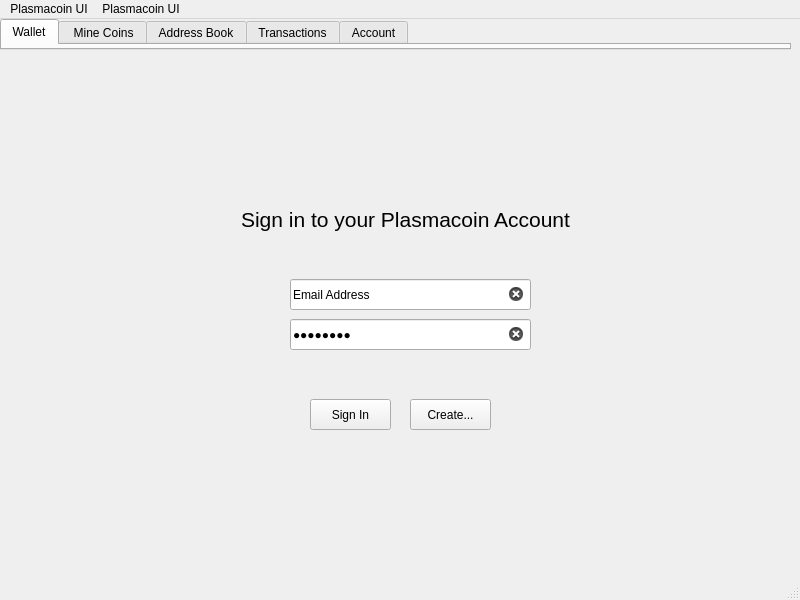
<?xml version="1.0" encoding="UTF-8"?>
<ui version="4.0">
 <author>Ryan Smith</author>
 <class>MainWindow</class>
 <widget class="QMainWindow" name="MainWindow">
  <property name="geometry">
   <rect>
    <x>0</x>
    <y>0</y>
    <width>800</width>
    <height>600</height>
   </rect>
  </property>
  <property name="windowTitle">
   <string>MainWindow</string>
  </property>
  <widget class="QWidget" name="centralwidget">
   <widget class="QTabWidget" name="tabWidget">
    <property name="geometry">
     <rect>
      <x>0</x>
      <y>0</y>
      <width>791</width>
      <height>31</height>
     </rect>
    </property>
    <property name="maximumSize">
     <size>
      <width>791</width>
      <height>16777215</height>
     </size>
    </property>
    <property name="focusPolicy">
     <enum>Qt::NoFocus</enum>
    </property>
    <property name="tabPosition">
     <enum>QTabWidget::North</enum>
    </property>
    <property name="tabShape">
     <enum>QTabWidget::Rounded</enum>
    </property>
    <property name="currentIndex">
     <number>0</number>
    </property>
    <property name="movable">
     <bool>false</bool>
    </property>
    <widget class="QWidget" name="Wallet">
     <attribute name="title">
      <string>Wallet</string>
     </attribute>
    </widget>
    <widget class="QWidget" name="Mine">
     <attribute name="title">
      <string> Mine Coins</string>
     </attribute>
    </widget>
    <widget class="QWidget" name="AddressBook">
     <attribute name="title">
      <string>Address Book</string>
     </attribute>
    </widget>
    <widget class="QWidget" name="Transactions">
     <attribute name="title">
      <string>Transactions</string>
     </attribute>
    </widget>
    <widget class="QWidget" name="Account">
     <attribute name="title">
      <string>Account</string>
     </attribute>
    </widget>
   </widget>
   <widget class="QStackedWidget" name="stackedWidget">
    <property name="geometry">
     <rect>
      <x>0</x>
      <y>30</y>
      <width>801</width>
      <height>531</height>
     </rect>
    </property>
    <property name="layoutDirection">
     <enum>Qt::LeftToRight</enum>
    </property>
    <property name="currentIndex">
     <number>4</number>
    </property>
    <widget class="QWidget" name="wallet">
     <widget class="QLCDNumber" name="usdollars">
      <property name="geometry">
       <rect>
        <x>520</x>
        <y>60</y>
        <width>241</width>
        <height>71</height>
       </rect>
      </property>
      <property name="smallDecimalPoint">
       <bool>false</bool>
      </property>
      <property name="digitCount">
       <number>5</number>
      </property>
      <property name="mode">
       <enum>QLCDNumber::Dec</enum>
      </property>
      <property name="segmentStyle">
       <enum>QLCDNumber::Filled</enum>
      </property>
     </widget>
     <widget class="QLCDNumber" name="plasmacoins">
      <property name="geometry">
       <rect>
        <x>30</x>
        <y>60</y>
        <width>241</width>
        <height>71</height>
       </rect>
      </property>
      <property name="layoutDirection">
       <enum>Qt::LeftToRight</enum>
      </property>
      <property name="smallDecimalPoint">
       <bool>false</bool>
      </property>
      <property name="digitCount">
       <number>5</number>
      </property>
      <property name="mode">
       <enum>QLCDNumber::Dec</enum>
      </property>
      <property name="segmentStyle">
       <enum>QLCDNumber::Filled</enum>
      </property>
     </widget>
    </widget>
    <widget class="QWidget" name="mineCoins">
     <widget class="QPushButton" name="btn_mine">
      <property name="geometry">
       <rect>
        <x>520</x>
        <y>430</y>
        <width>84</width>
        <height>31</height>
       </rect>
      </property>
      <property name="text">
       <string>Mine</string>
      </property>
     </widget>
     <widget class="QListWidget" name="transactionList">
      <property name="geometry">
       <rect>
        <x>30</x>
        <y>30</y>
        <width>311</width>
        <height>401</height>
       </rect>
      </property>
      <property name="focusPolicy">
       <enum>Qt::NoFocus</enum>
      </property>
     </widget>
     <widget class="QToolButton" name="plusSign">
      <property name="geometry">
       <rect>
        <x>280</x>
        <y>430</y>
        <width>33</width>
        <height>31</height>
       </rect>
      </property>
      <property name="text">
       <string>...</string>
      </property>
      <property name="icon">
       <iconset>
        <normaloff>../assets/plus.png</normaloff>../assets/plus.png</iconset>
      </property>
      <property name="iconSize">
       <size>
        <width>24</width>
        <height>24</height>
       </size>
      </property>
     </widget>
     <widget class="QToolButton" name="minusSign">
      <property name="geometry">
       <rect>
        <x>310</x>
        <y>430</y>
        <width>33</width>
        <height>31</height>
       </rect>
      </property>
      <property name="text">
       <string>...</string>
      </property>
      <property name="icon">
       <iconset>
        <normaloff>../assets/minus.png</normaloff>../assets/minus.png</iconset>
      </property>
      <property name="iconSize">
       <size>
        <width>24</width>
        <height>24</height>
       </size>
      </property>
     </widget>
     <widget class="QListWidget" name="blockTransactionList">
      <property name="geometry">
       <rect>
        <x>390</x>
        <y>140</y>
        <width>351</width>
        <height>281</height>
       </rect>
      </property>
     </widget>
     <widget class="QTextBrowser" name="blockSize">
      <property name="geometry">
       <rect>
        <x>390</x>
        <y>430</y>
        <width>121</width>
        <height>31</height>
       </rect>
      </property>
     </widget>
    </widget>
    <widget class="QWidget" name="addressBook">
     <widget class="QDialogButtonBox" name="buttonBox">
      <property name="geometry">
       <rect>
        <x>380</x>
        <y>130</y>
        <width>174</width>
        <height>34</height>
       </rect>
      </property>
      <property name="focusPolicy">
       <enum>Qt::StrongFocus</enum>
      </property>
      <property name="standardButtons">
       <set>QDialogButtonBox::Cancel|QDialogButtonBox::Ok</set>
      </property>
     </widget>
     <widget class="QWidget" name="formLayoutWidget">
      <property name="geometry">
       <rect>
        <x>380</x>
        <y>90</y>
        <width>341</width>
        <height>41</height>
       </rect>
      </property>
      <layout class="QFormLayout" name="formLayout">
       <item row="0" column="0">
        <widget class="QLabel" name="amountLabel">
         <property name="text">
          <string>Amount</string>
         </property>
        </widget>
       </item>
       <item row="0" column="1">
        <widget class="QLineEdit" name="amountLineEdit">
         <property name="text">
          <string/>
         </property>
        </widget>
       </item>
      </layout>
     </widget>
     <widget class="QTextBrowser" name="textBrowser">
      <property name="geometry">
       <rect>
        <x>380</x>
        <y>40</y>
        <width>341</width>
        <height>31</height>
       </rect>
      </property>
     </widget>
     <widget class="QTableWidget" name="tableWidget">
      <property name="geometry">
       <rect>
        <x>30</x>
        <y>40</y>
        <width>311</width>
        <height>421</height>
       </rect>
      </property>
      <property name="focusPolicy">
       <enum>Qt::NoFocus</enum>
      </property>
      <property name="horizontalScrollBarPolicy">
       <enum>Qt::ScrollBarAsNeeded</enum>
      </property>
      <property name="columnCount">
       <number>2</number>
      </property>
      <column>
       <property name="text">
        <string>Username</string>
       </property>
      </column>
      <column>
       <property name="text">
        <string>Status</string>
       </property>
      </column>
     </widget>
    </widget>
    <widget class="QWidget" name="transactions"/>
    <widget class="QWidget" name="account">
     <widget class="QStackedWidget" name="accountView">
      <property name="geometry">
       <rect>
        <x>0</x>
        <y>20</y>
        <width>801</width>
        <height>491</height>
       </rect>
      </property>
      <property name="currentIndex">
       <number>0</number>
      </property>
      <widget class="QWidget" name="signIn">
       <widget class="QLineEdit" name="s_EmailField">
        <property name="geometry">
         <rect>
          <x>290</x>
          <y>210</y>
          <width>241</width>
          <height>31</height>
         </rect>
        </property>
        <property name="toolTip">
         <string>&lt;html&gt;&lt;head/&gt;&lt;body&gt;&lt;p&gt;Hello&lt;/p&gt;&lt;/body&gt;&lt;/html&gt;</string>
        </property>
        <property name="text">
         <string>Email Address</string>
        </property>
        <property name="clearButtonEnabled">
         <bool>true</bool>
        </property>
       </widget>
       <widget class="QPushButton" name="btn_signIn">
        <property name="geometry">
         <rect>
          <x>310</x>
          <y>330</y>
          <width>81</width>
          <height>31</height>
         </rect>
        </property>
        <property name="text">
         <string>Sign In</string>
        </property>
       </widget>
       <widget class="QLabel" name="signInTitle">
        <property name="geometry">
         <rect>
          <x>220</x>
          <y>110</y>
          <width>371</width>
          <height>81</height>
         </rect>
        </property>
        <property name="text">
         <string>&lt;html&gt;&lt;head/&gt;&lt;body&gt;&lt;p align=&quot;center&quot;&gt;&lt;span style=&quot; font-size:16pt;&quot;&gt;Sign in to your Plasmacoin Account&lt;/span&gt;&lt;/p&gt;&lt;/body&gt;&lt;/html&gt;</string>
        </property>
       </widget>
       <widget class="QLineEdit" name="s_PasswordField">
        <property name="geometry">
         <rect>
          <x>290</x>
          <y>250</y>
          <width>241</width>
          <height>31</height>
         </rect>
        </property>
        <property name="toolTip">
         <string>&lt;html&gt;&lt;head/&gt;&lt;body&gt;&lt;p&gt;Hello&lt;/p&gt;&lt;/body&gt;&lt;/html&gt;</string>
        </property>
        <property name="text">
         <string>Password</string>
        </property>
        <property name="echoMode">
         <enum>QLineEdit::Password</enum>
        </property>
        <property name="clearButtonEnabled">
         <bool>true</bool>
        </property>
       </widget>
       <widget class="QPushButton" name="btn_create">
        <property name="geometry">
         <rect>
          <x>410</x>
          <y>330</y>
          <width>81</width>
          <height>31</height>
         </rect>
        </property>
        <property name="text">
         <string>Create...</string>
        </property>
       </widget>
      </widget>
      <widget class="QWidget" name="signUp">
       <widget class="QLabel" name="createTitle">
        <property name="geometry">
         <rect>
          <x>220</x>
          <y>80</y>
          <width>381</width>
          <height>81</height>
         </rect>
        </property>
        <property name="text">
         <string>&lt;html&gt;&lt;head/&gt;&lt;body&gt;&lt;p align=&quot;center&quot;&gt;&lt;span style=&quot; font-size:16pt;&quot;&gt;Create your Plasmacoin account&lt;/span&gt;&lt;/p&gt;&lt;/body&gt;&lt;/html&gt;</string>
        </property>
       </widget>
       <widget class="QLineEdit" name="c_UsernameField">
        <property name="geometry">
         <rect>
          <x>290</x>
          <y>170</y>
          <width>241</width>
          <height>31</height>
         </rect>
        </property>
        <property name="toolTip">
         <string>&lt;html&gt;&lt;head/&gt;&lt;body&gt;&lt;p&gt;Hello&lt;/p&gt;&lt;/body&gt;&lt;/html&gt;</string>
        </property>
        <property name="text">
         <string>Username</string>
        </property>
        <property name="clearButtonEnabled">
         <bool>true</bool>
        </property>
       </widget>
       <widget class="QLineEdit" name="c_PasswordField">
        <property name="geometry">
         <rect>
          <x>290</x>
          <y>250</y>
          <width>241</width>
          <height>31</height>
         </rect>
        </property>
        <property name="toolTip">
         <string>&lt;html&gt;&lt;head/&gt;&lt;body&gt;&lt;p&gt;Hello&lt;/p&gt;&lt;/body&gt;&lt;/html&gt;</string>
        </property>
        <property name="text">
         <string>Password</string>
        </property>
        <property name="echoMode">
         <enum>QLineEdit::Password</enum>
        </property>
        <property name="clearButtonEnabled">
         <bool>true</bool>
        </property>
       </widget>
       <widget class="QPushButton" name="btn_signUp">
        <property name="geometry">
         <rect>
          <x>310</x>
          <y>330</y>
          <width>81</width>
          <height>31</height>
         </rect>
        </property>
        <property name="text">
         <string>Sign Up</string>
        </property>
       </widget>
       <widget class="QPushButton" name="btn_back">
        <property name="geometry">
         <rect>
          <x>410</x>
          <y>330</y>
          <width>81</width>
          <height>31</height>
         </rect>
        </property>
        <property name="text">
         <string>Go Back...</string>
        </property>
       </widget>
       <widget class="QLineEdit" name="c_EmailField">
        <property name="geometry">
         <rect>
          <x>290</x>
          <y>210</y>
          <width>241</width>
          <height>31</height>
         </rect>
        </property>
        <property name="toolTip">
         <string>&lt;html&gt;&lt;head/&gt;&lt;body&gt;&lt;p&gt;Hello&lt;/p&gt;&lt;/body&gt;&lt;/html&gt;</string>
        </property>
        <property name="text">
         <string>Email Address</string>
        </property>
        <property name="clearButtonEnabled">
         <bool>true</bool>
        </property>
       </widget>
      </widget>
      <widget class="QWidget" name="loggedIn">
       <widget class="QLabel" name="label">
        <property name="geometry">
         <rect>
          <x>20</x>
          <y>80</y>
          <width>121</width>
          <height>41</height>
         </rect>
        </property>
        <property name="text">
         <string>&lt;html&gt;&lt;head/&gt;&lt;body&gt;&lt;p align=&quot;center&quot;&gt;&lt;span style=&quot; font-size:18pt;&quot;&gt;RSA Keys&lt;/span&gt;&lt;/p&gt;&lt;/body&gt;&lt;/html&gt;</string>
        </property>
       </widget>
       <widget class="QTextBrowser" name="textBrowser_2">
        <property name="geometry">
         <rect>
          <x>30</x>
          <y>120</y>
          <width>331</width>
          <height>31</height>
         </rect>
        </property>
       </widget>
       <widget class="QTextBrowser" name="textBrowser_3">
        <property name="geometry">
         <rect>
          <x>30</x>
          <y>160</y>
          <width>331</width>
          <height>31</height>
         </rect>
        </property>
       </widget>
       <widget class="QToolButton" name="toolButton">
        <property name="geometry">
         <rect>
          <x>370</x>
          <y>120</y>
          <width>33</width>
          <height>31</height>
         </rect>
        </property>
        <property name="text">
         <string>...</string>
        </property>
        <property name="icon">
         <iconset>
          <normaloff>../assets/no-view.png</normaloff>../assets/no-view.png</iconset>
        </property>
       </widget>
       <widget class="QToolButton" name="toolButton_2">
        <property name="geometry">
         <rect>
          <x>370</x>
          <y>160</y>
          <width>33</width>
          <height>31</height>
         </rect>
        </property>
        <property name="text">
         <string>...</string>
        </property>
        <property name="icon">
         <iconset>
          <normaloff>../assets/no-view.png</normaloff>../assets/no-view.png</iconset>
        </property>
       </widget>
       <widget class="QToolButton" name="toolButton_3">
        <property name="geometry">
         <rect>
          <x>410</x>
          <y>120</y>
          <width>33</width>
          <height>31</height>
         </rect>
        </property>
        <property name="text">
         <string>...</string>
        </property>
        <property name="icon">
         <iconset>
          <normaloff>../assets/clipboard.png</normaloff>../assets/clipboard.png</iconset>
        </property>
       </widget>
       <widget class="QToolButton" name="toolButton_4">
        <property name="geometry">
         <rect>
          <x>410</x>
          <y>160</y>
          <width>33</width>
          <height>31</height>
         </rect>
        </property>
        <property name="text">
         <string>...</string>
        </property>
        <property name="icon">
         <iconset>
          <normaloff>../assets/clipboard.png</normaloff>../assets/clipboard.png</iconset>
        </property>
       </widget>
      </widget>
     </widget>
    </widget>
   </widget>
   <zorder>stackedWidget</zorder>
   <zorder>tabWidget</zorder>
  </widget>
  <widget class="QStatusBar" name="statusbar"/>
  <widget class="QMenuBar" name="menubar">
   <property name="geometry">
    <rect>
     <x>0</x>
     <y>0</y>
     <width>800</width>
     <height>30</height>
    </rect>
   </property>
   <widget class="QMenu" name="icon">
    <property name="title">
     <string>Plasmacoin UI</string>
    </property>
    <property name="icon">
     <iconset>
      <normaloff>../assets/plasmacoin-logo.png</normaloff>../assets/plasmacoin-logo.png</iconset>
    </property>
    <property name="separatorsCollapsible">
     <bool>false</bool>
    </property>
   </widget>
   <widget class="QMenu" name="text">
    <property name="title">
     <string>Plasmacoin UI</string>
    </property>
   </widget>
   <addaction name="icon"/>
   <addaction name="text"/>
  </widget>
 </widget>
 <resources/>
 <connections/>
</ui>
